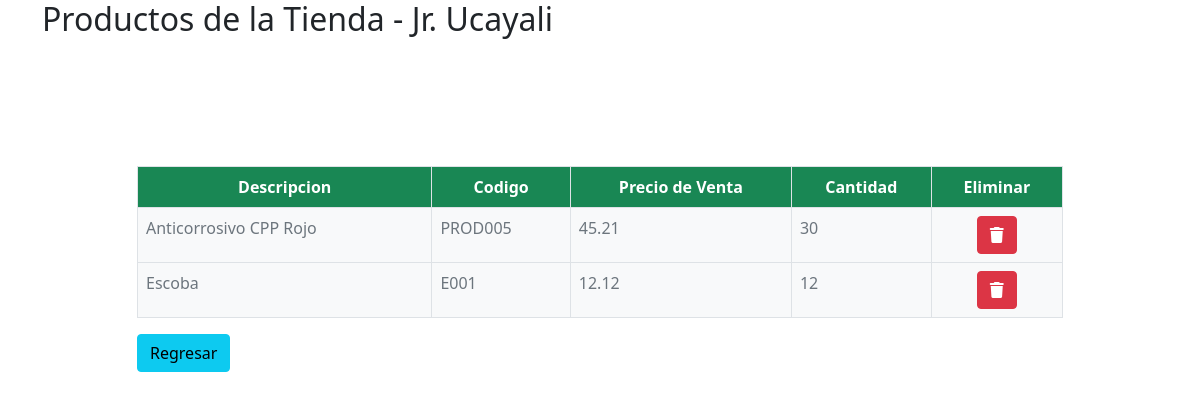
Page /gestionTienda/verProducto/3 on the committed database.
### gestionTienda/models.py (models this page shows)
class Producto(models.Model):
    descripcionProducto = models.CharField(max_length=32, blank = True, null = True)
    codigoProducto = models.CharField(max_length=32, blank = True, null = True)
    precioProducto = models.CharField(max_length=32, blank = True, null = True)
    cantidadProducto = models.CharField(max_length=32, blank = True, null = True)
    tiendaProducto = models.ForeignKey(Tienda,on_delete=models.SET_NULL,blank=True,null=True)

### gestionTienda/views.py (the view)
# urls.py: path('verProducto/<str:idTienda>', views.verProducto, name ='verProducto')
def verProducto(request, idTienda):
    tiendaSeleccionado = Tienda.objects.get(id=idTienda)
    productosTienda = tiendaSeleccionado.producto_set.all().order_by('id')
    return render(request,'ProductoTienda.html', {
        'productosTienda':productosTienda,
        'tiendaSeleccionado':tiendaSeleccionado
    })

### gestionTienda/templates/ProductoTienda.html (shortened to what this page needs)
<!DOCTYPE html>
<html>
    <head>
        <link href="https://cdn.jsdelivr.net/npm/bootstrap@5.0.2/dist/css/bootstrap.min.css" rel="stylesheet">
        <link rel="stylesheet" href="https://cdnjs.cloudflare.com/ajax/libs/font-awesome/6.3.0/css/all.min.css" />
    </head>
    <body>
        <div>
            <div class="container">
                <div class="row">
                    <div class="col-10">
                        <div class="row">
                            <div class="col-15">
                                <h2>Productos de la Tienda - {{ tiendaSeleccionado.direccionTienda }}</h2>
                            </div>
                        </div>
                    </div>
                </div>
            </div>
        </div>
        <br>
        <br>
        <br>
        <div class="mt-5 container">
            <div class="row justify-content-center">
                <div class="col-10">
                    <table class="table table-bordered bg-dark text-white">
                        <thead class="text-center bg-success">
                            <th>Descripcion</th>
                            <th>Codigo</th>
                            <th>Precio de Venta</th>
                            <th>Cantidad</th>
                            <th>Eliminar</th>
                        </thead>
                        <tbody class="bg-light text-secondary">
                            {% for producto in productosTienda %}
                            <tr>
                                <td>{{ producto.descripcionProducto }}</td>
                                <td>{{ producto.codigoProducto }}</td>
                                <td>{{ producto.precioProducto }}</td>
                                <td>{{ producto.cantidadProducto }}</td>
                                <td class="text-center"><a class="btn btn-danger" href="{% url 'gestionTienda:eliminarProductoTienda' producto.id %}"><i class="fa-solid fa-trash"></i></a></td>
                            </tr>
                            {% endfor %}
                        </tbody>
                    </table>
                    <a class="btn btn-info" href="{% url 'gestionTienda:tienda' %}">Regresar</a>
                    <br>
                    <br>
                    <br>
                </div>
            </div>
        </div>
    </body>
</html>

### rows in the picture
Producto: descripcionProducto "Anticorrosivo CPP Rojo", codigoProducto "PROD005", precioProducto "45.21", cantidadProducto "30"
Producto: descripcionProducto "Escoba", codigoProducto "E001", precioProducto "12.12", cantidadProducto "12"
